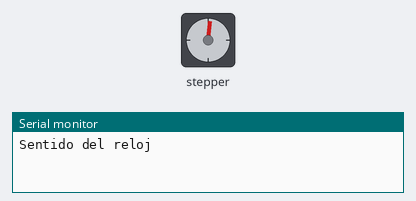
Recording of a sketch running on a simulated Arduino Uno, built with avr-gcc and run on an emulated ATmega328P. Parts: stepper motor, the last lines printed to the serial monitor. Stepper angles assume 200 steps per turn.

Above: at 0.05 s.
At 0.95 s:
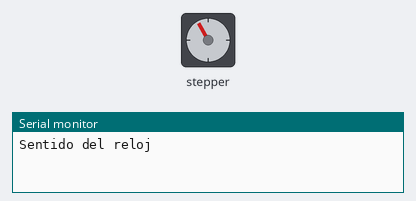
At 1.7 s:
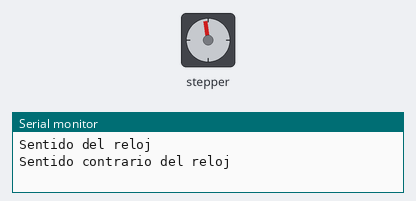
At 2.5 s:
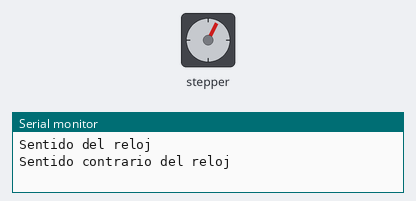
Timing chart, 0 to 6.9 s (numbered marks = the images above):
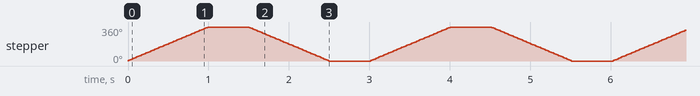

The sketch:

Stepmotor.ino
```cpp
#include <Stepper.h>
int pasosxRev = 200;
Stepper motorP(pasosxRev, 8, 10, 9, 11);

void setup() {

  Serial.begin(9600);
  motorP.setSpeed(60);

}

void loop() {
  Serial.println("Sentido del reloj");
  motorP.step(200);
  delay(500);

  Serial.println("Sentido contrario del reloj");
  motorP.step(-200);
  delay(500);

}
```

Measured:
- by itself, stepper: turns 360° clockwise in 0.99 s, then 360° counter-clockwise in 0.99 s, repeating every 3.0 s
